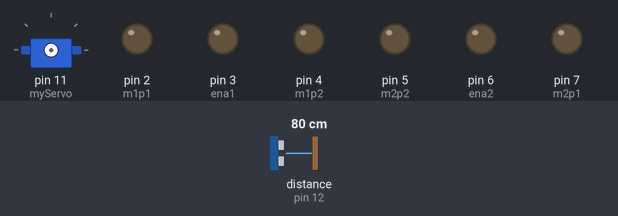
Bench run of a sketch on a simulated Arduino Uno, built with avr-gcc and run on an emulated ATmega328P. Parts: servo, output pins drawn as LEDs (lit = HIGH). Wiring (inferred from the names in the program): ultrasonic range finder: trigger pin 13; echo pin 12. Inputs (shaded band) come from the test bench; at power-on: distance to the obstacle (sensor on pin 12) 80 cm. The echo pulse lasts 58.3 µs per cm; pins used as bus, display or sensor lines are not drawn.

Above: at 0.1 s.
At 3.2 s:
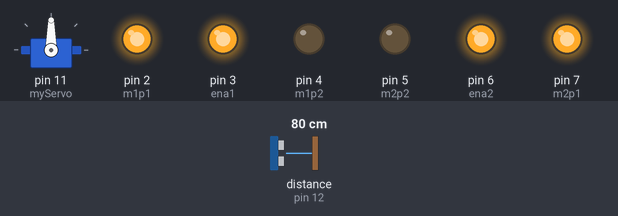
3.3 s: distance to the obstacle (sensor on pin 12) set to 24 cm
4.8 s: distance to the obstacle (sensor on pin 12) set to 19 cm
7.8 s: distance to the obstacle (sensor on pin 12) set to 35 cm
9.3 s: distance to the obstacle (sensor on pin 12) set to 2 cm
Timing chart, 0 to 12.3 s (numbered marks = the images above; inputs shaded):
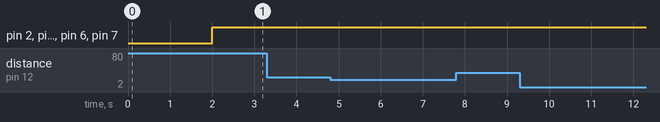

The sketch:

code.ino
```cpp
#include <Servo.h>

int m1p1 = 2;
int m1p2 = 4;
int ena1 = 3;
int m2p1 = 7;
int m2p2 = 5;
int ena2 = 6;
int echo = 12;
int trig = 13;
long duration;
int distance();

Servo myServo;

void stop();
void forward();
void reverseLeft();
void reverseRight();
void reverse();
int servoRight();
int servoLeft();
void turnLeft();
void turnRight();

void setup() {
  pinMode(ena1, OUTPUT);
  pinMode(m1p1, OUTPUT);
  pinMode(m1p2, OUTPUT);
  pinMode(ena2, OUTPUT);
  pinMode(m2p1, OUTPUT);
  pinMode(m2p2, OUTPUT);
  pinMode(trig, OUTPUT);
  pinMode(echo, INPUT);

  myServo.attach(11);
  myServo.write(90);
}

void stop() {
  analogWrite(ena1, 0);
  analogWrite(ena2, 0);
}

void forward() {
  digitalWrite(m1p1, HIGH);
  digitalWrite(m1p2, LOW);
  analogWrite(ena1, 255);

  digitalWrite(m2p1, HIGH);
  digitalWrite(m2p2, LOW);
  analogWrite(ena2, 255);
}

void reverse() {
  digitalWrite(m1p1, LOW);
  digitalWrite(m1p2, HIGH);
  analogWrite(ena1, 255);

  digitalWrite(m2p1, LOW);
  digitalWrite(m2p2, HIGH);
  analogWrite(ena2, 255);
}

void reverseLeft() {
  digitalWrite(m2p1, LOW);
  digitalWrite(m2p2, HIGH);
  analogWrite(ena2, 255);

  analogWrite(ena1, 0);

}

void reverseRight() {
  digitalWrite(m1p1, LOW);
  digitalWrite(m1p2, HIGH);
  analogWrite(ena1, 255);

  analogWrite(ena2, 0);
}

int distance() {
  digitalWrite(trig, HIGH);
  delayMicroseconds(10);
  digitalWrite(trig, LOW);

  duration = pulseIn(echo, HIGH);

  return duration * 0.034 / 2;
}


void turnLeft() {
  stop();
  delay(1000);

  reverse();
  delay(1000);

  stop();
  delay(500);

  reverseLeft();
  delay(1000);

  stop();
  delay(500);
}

void turnRight() {
  stop();
  delay(1000);

  reverse();
  delay(1000);

  stop();
  delay(500);

  reverseRight();
  delay(1000);

  stop();
  delay(500);
}

int servoRight() {
  myServo.write(180);
  return distance();
}

int servoLeft() {
  myServo.write(0);
  return distance();
}

int rightDist = servoRight();
int leftDist = servoLeft();

void loop() {
  int Fdistance = distance();

  forward();

  if (Fdistance <= 20) {
    stop();
    servoRight();
    servoLeft();

    if (rightDist > leftDist) {
      reverse();
      delay(500);
      reverseRight();
      delay(500);
      forward();
    }

    else if (rightDist < leftDist) {
      reverse();
      delay(500);
      reverseLeft();
      delay(500);
      myServo.write(90);

    }

    else {
      myServo.write(90);
      forward();
    }

  }

  delay(100);

}
```

Measured:
- after the input at 3.3 s, every drawn part: stays the same
- after the input at 7.8 s, every drawn part: stays the same
